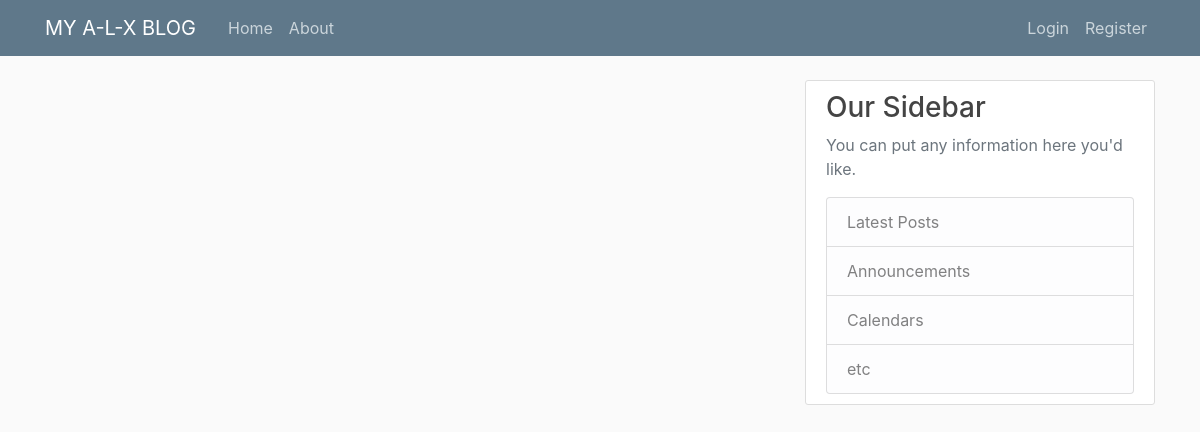
The app's page /, older data.
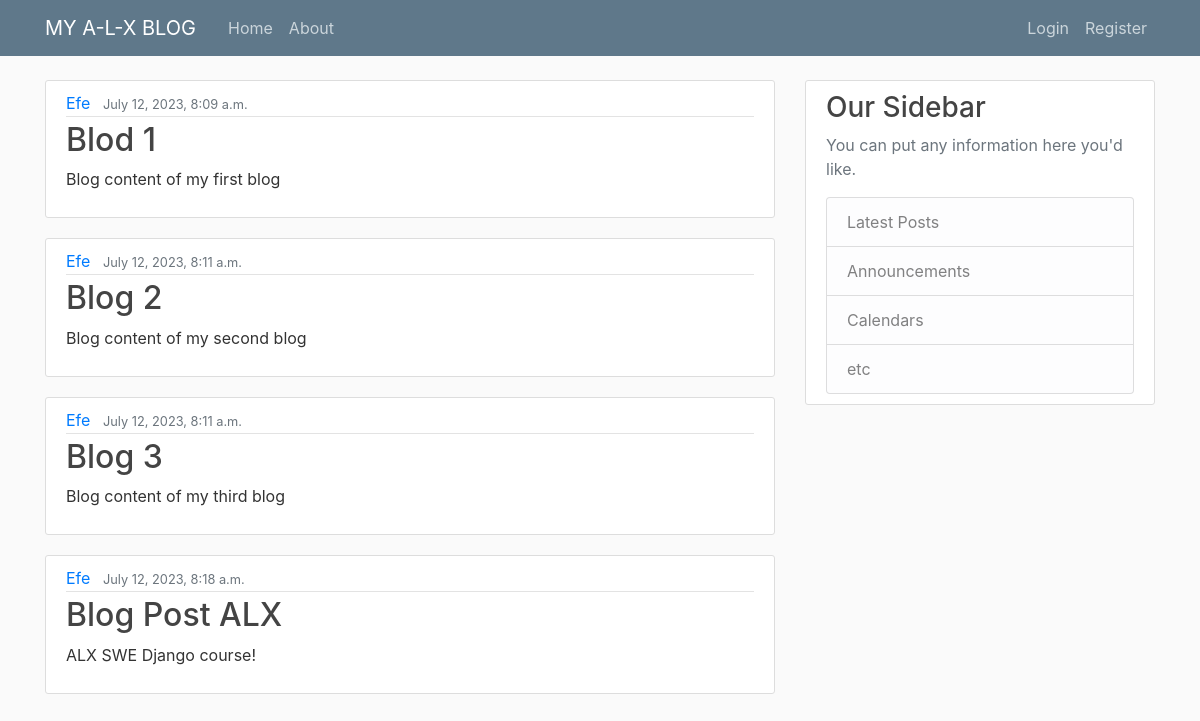
The same page, newer data.
### blog/models.py (models this page shows, shortened)
class Post(models.Model):
    title = models.CharField(max_length=200)
    content = models.TextField()
    date_posted = models.DateTimeField(default=timezone.now)
    author = models.ForeignKey(User, on_delete=models.CASCADE)

### blog/views.py (the view)
# urls.py: path("", views.home, name="blog-home"),
def home(request):
    context = {
        "posts": Post.objects.all()
    }
    return render(request, 'blog/home.html', context)

### blog/templates/blog/home.html
{% extends "blog/base.html" %}
{% block content %}
    {% for post in posts %}
        <article class="media content-section">
            <div class="media-body">
                <div class="article-metadata">
                    <a class="mr-2" href="#">{{ post.author }}</a>
                    <small class="text-muted">{{ post.date_posted }}</small>
                </div>
                <h2><a class="article-title" href="#">{{ post.title }}</a></h2>
                <p class="article-content">{{ post.content }}</p>
            </div>
        </article>
    {% endfor %}
{% endblock content %}

### blog/templates/blog/base.html (shortened to what this page needs)
{% load static %}
<!DOCTYPE html>
<html>
  <head>
    <link
      rel="stylesheet"
      href="https://maxcdn.bootstrapcdn.com/bootstrap/4.0.0/css/bootstrap.min.css"
    />
    <link
      rel="stylesheet"
      type="text/css"
      href="{% static 'blog/main.css' %}"
    />
  </head>
  <body>
    <header class="site-header">
      <nav class="navbar navbar-expand-md navbar-dark bg-steel fixed-top">
        <div class="container">
          <a class="navbar-brand mr-4" href="{% url 'blog-home' %}"
            >MY A-L-X BLOG</a
          >
          <div class="collapse navbar-collapse" id="navbarToggle">
            <div class="navbar-nav mr-auto">
              <a class="nav-item nav-link" href="{% url 'blog-home' %}">Home</a>
              <a class="nav-item nav-link" href="{% url 'blog-about' %}"
                >About</a
              >
            </div>
            <div class="navbar-nav">
              {% if user.is_authenticated %}
                <a class="nav-item nav-link" href="{% url 'profile' %}">Profile</a>
                <a class="nav-item nav-link" href="{% url 'logout' %}">Logout</a>
              {% else %}
                <a class="nav-item nav-link" href="{% url 'login' %}">Login</a>
                <a class="nav-item nav-link" href="{% url 'register' %}">Register</a>
              {% endif %}
            </div>
          </div>
        </div>
      </nav>
    </header>
    <main role="main" class="container">
      <div class="row">
        <div class="col-md-8">
          {% block content %}{% endblock %}
        </div>
        <div class="col-md-4">
          <div class="content-section">
            <h3>Our Sidebar</h3>
            <p class="text-muted">
              You can put any information here you'd like.
            </p>
            <ul class="list-group">
              <li class="list-group-item list-group-item-light">
                Latest Posts
              </li>
              <li class="list-group-item list-group-item-light">
                Announcements
              </li>
              <li class="list-group-item list-group-item-light">Calendars</li>
              <li class="list-group-item list-group-item-light">etc</li>
            </ul>
          </div>
        </div>
      </div>
    </main>
  </body>
</html>

### blog/static/blog/main.css (style rules this page uses)
body { background: #fafafa; color: #333333; margin-top: 5rem; }
h1, h2, h3, h4, h5, h6 { color: #444444; }
ul { margin: 0; }
.bg-steel { background-color: #5f788a; }
.site-header .navbar-nav .nav-link { color: #cbd5db; }
.content-section { background: #ffffff; padding: 10px 20px; border: 1px solid #dddddd; border-radius: 3px; margin-bottom: 20px; }
.article-title { color: #444444; }
.article-content { white-space: pre-line; }
.article-metadata { padding-bottom: 1px; margin-bottom: 4px; border-bottom: 1px solid #e3e3e3 }

Row changes from the older to the newer data that the page shows:
added Post: author "Efe", date_posted "July 12, 2023, 8:09 a.m.", title "Blod 1", content "Blog content of my first blog"
added Post: author "Efe", date_posted "July 12, 2023, 8:11 a.m.", title "Blog 2", content "Blog content of my second blog"
added Post: author "Efe", date_posted "July 12, 2023, 8:11 a.m.", title "Blog 3", content "Blog content of my third blog"
added Post: author "Efe", date_posted "July 12, 2023, 8:18 a.m.", title "Blog Post ALX", content "ALX SWE Django course!"
